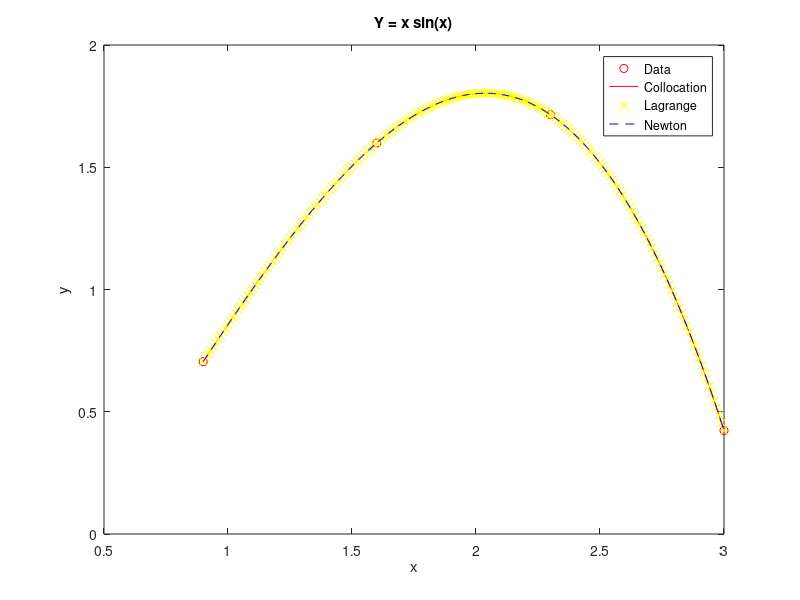

MATLAB code to generate this figure:
%Homework Assignment #5
%Problem 1
clear all
clc 
close all
xi = [0.9, 1.6, 2.3, 3];
yi = [xi(1)* sin(xi(1)),
    xi(2)* sin(xi(2)),
    xi(3)* sin(xi(3)),
    xi(4)* sin(xi(4))];

% Collocation 
disp('Part A')
x =[1 xi(1) xi(1)^2 xi(1)^3;
    1 xi(2) xi(2)^2 xi(2)^3;
    1 xi(3) xi(3)^2 xi(3)^3;
    1 xi(4) xi(4)^2 xi(4)^3];
f = yi;
acol = inv(x)*f;
ycol=acol(1)+ acol(2)*2.5+acol(3)*2.5^2+acol(4)*2.5^3;
disp('The coefficients of the polynomial obtained by performing collocation are:')
str=sprintf('a0 = %0.5f, a1= %0.5f, a2= %0.5f, a3= %0.5f',acol(1), acol(2), acol(3), acol(4));
disp(str)
str1=sprintf('The actual value of the function is y(2.5) = %0.5f  while the value obtained by collocation is Pn(x=2.5)= %0.5f ', 2.5*sin(2.5), ycol);
disp(str1)

% Lagrange 
disp('Part B')
a0= yi(1)/( (xi(1)- xi(2)) * (xi(1) - xi(3)) * (xi(1)-xi(4)));
a1= yi(2)/( (xi(2)- xi(1)) * (xi(2) - xi(3)) * (xi(2)-xi(4)));
a2= yi(3)/( (xi(3)- xi(1)) * (xi(3) - xi(2)) * (xi(3)-xi(4)));
a3= yi(4)/( (xi(4)- xi(1)) * (xi(4) - xi(2)) * (xi(4)-xi(3)));
ylag=a0 * (2.5- xi(2)) *( 2.5-xi(3))*(2.5-xi(4))+ a1 * (2.5- xi(1)) *( 2.5-xi(3))*(2.5-xi(4))+ a2 * (2.5- xi(1)) *( 2.5-xi(2))*(2.5-xi(4))+ a3 * (2.5- xi(1)) *( 2.5-xi(2))*(2.5-xi(3));

disp('The coefficients of the largrange polynomial(ai *(x-x(i+1))*(x-x(i+2))*(x-x(i+3)):')
str=sprintf('a0 = %0.5f, a1= %0.5f, a2= %0.5f, a3= %0.5f',a0, a1, a2, a3);
disp(str)
str1=sprintf('The actual value of the function is y(2.5) = %0.5f  while the value obtained by lagrange interpolation is Pn(x=2.5)= %0.5f ', 2.5*sin(2.5), ylag);
disp(str1)

%Newton's Divided Difference method
disp('Part C')
gx0=yi(1);
gx1x0= (yi(2)-yi(1))/(xi(2)-xi(1));
gx2x1= (yi(3)-yi(2))/(xi(3)-xi(2));
gx3x2= (yi(4)-yi(3))/(xi(4)-xi(3));
gx2x1x0 = (gx2x1 - gx1x0)/(xi(3)-xi(1));
gx3x2x1 = (gx3x2 - gx2x1)/(xi(4)-xi(2));
gx3x2x1x0= (gx3x2x1 - gx2x1x0)/(xi(4)-xi(1));

yN= gx0 + (2.5- xi(1)) *gx1x0 + (2.5-xi(1))*(2.5-xi(2))*gx2x1x0 + (2.5-xi(1))*(2.5-xi(2))*(2.5-xi(3))*gx3x2x1x0;

disp('The coefficients of the Newton polynomial yN= g(x0) + (x- x0) *g(x1,x0) + (x-x2)*(x-x3)*g(x2,x1,x0) + (x-x0)*(x-x1)*(x-x2)*g(x3,x2,x1,x0)')
str=sprintf(' g(x0)= %0.5f, g(x1,x0)= %0.5f, g(x2,x1,x0)= %0.5f, g(x3,x2,x1,x0)= %0.5f',gx0,gx1x0,gx2x1x0,gx3x2x1x0);
disp(str)
str2=sprintf('The actual value of the function is y(2.5) = %0.5f  while the value obtained by Newtons method is Pn(x=2.5)= %0.5f ', 2.5*sin(2.5), yN);
disp(str2)

disp('Part D')
%plotting the results
x=0.9:0.01:3;
%Collocation
ycol=acol(1)+ acol(2).*x+acol(3).*x.^2+acol(4).*x.^3;
%Lagrange
ylag=a0 .* (x- xi(2)) .*( x-xi(3)).*(x-xi(4))+ a1 .* (x- xi(1)) .*( x-xi(3)).*(x-xi(4))+ a2 .* (x- xi(1)) .*( x-xi(2)).*(x-xi(4))+ a3 .* (x- xi(1)) .*( x-xi(2)).*(x-xi(3));
% Newton
yN= gx0 + (x- xi(1)) .*gx1x0 + (x-xi(1)).*(x-xi(2)).*gx2x1x0 + (x-xi(1)).*(x-xi(2)).*(x-xi(3)).*gx3x2x1x0;
plot(xi,yi,'ro', x, ycol,'r', x, ylag,'yx', x, yN,'b--')
legend('Data','Collocation','Lagrange', 'Newton')
xlabel('x')
ylabel('y')
title('Y = x sin(x)')
disp(' As shown on the graph, there is no noticeable difference between the three polynomials when interapolating in the range chosen (0.9 - 3). The interapolated values of x=2.5 also refelct that there is no difference between the three methods')